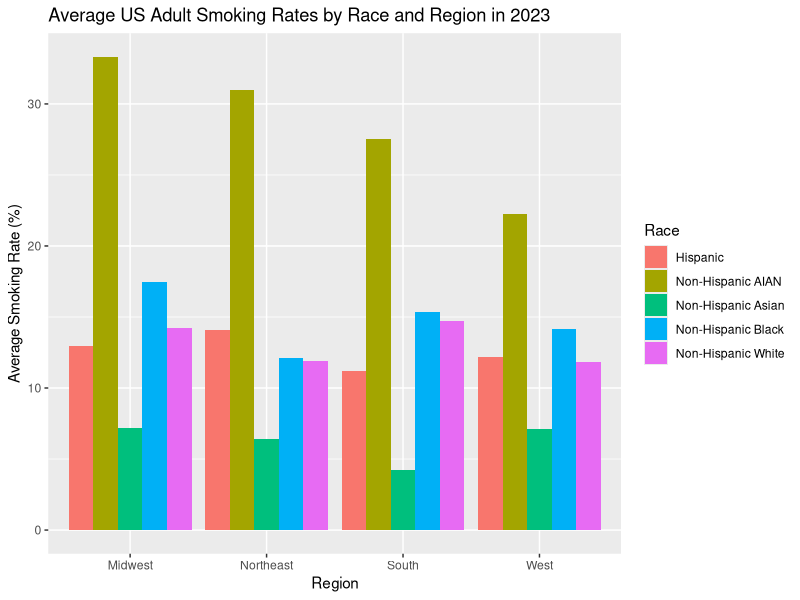
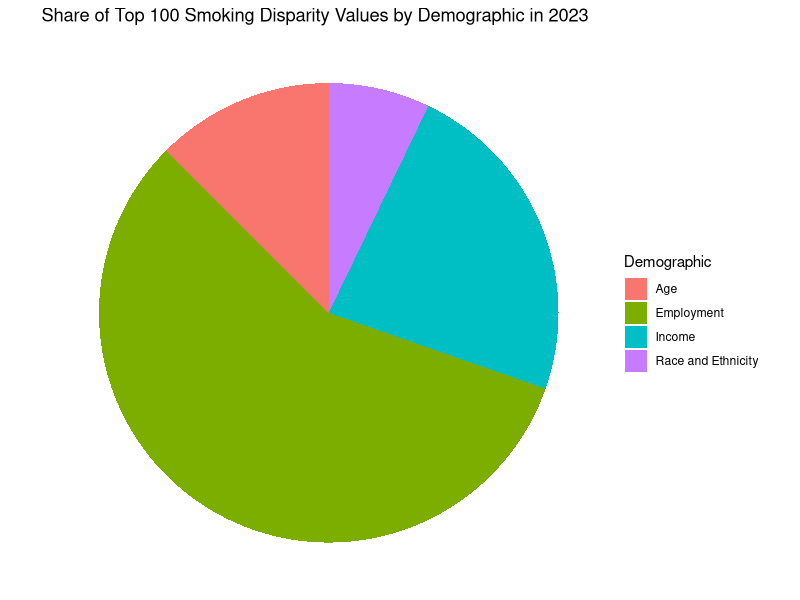

These charts were generated, in order, by the following R code:
## ---- chunk 1
knitr::opts_chunk$set(echo = TRUE)
library(tidyverse)

## ---- chunk 2

age <- read_csv("data/Age-Related_Disparities_in_Cigarette_Smoking_Among_Adults_20251101.csv")

employment <- read_csv("data/Employment-Related_Disparities_in_Cigarette_Smoking_Among_Adults_20251101.csv")

income <- read_csv("data/Income-Related_Disparities_in_Cigarette_Smoking_Among_Adults_20251101.csv")

m_health <- read_csv("data/Mental_Health-Related_Disparities_in_Cigarette_Smoking_Among_Adults_20251101.csv")

race <- read_csv("data/Race_and_Ethnic_Disparities_in_Cigarette_Smoking_Among_Adults_20251101.csv")

## ---- chunk 3
# Merging all tables into one. This only requires bind_rows since all variable names are the same across all five tables.

tobacco_chr <- bind_rows(age, employment, income, m_health, race)
## ---- chunk 4
# Converting quantitative variables to numeric datatypes

tobacco <- tobacco_chr |>
  mutate(across(c(`Cigarette Use Prevalence % (Focus group)`,
                   `Cigarette Use Prevalence % (Reference group)`,
                   `Disparity Value`),
                as.numeric))
## ---- chunk 5
n_distinct(tobacco$`Tobacco Use`)

# The "tobacco use" column is useless since it only says "Cigarette Use Among Adults". Therefore let's get rid of it.
tobacco <- tobacco |>
  select(-`Tobacco Use`)
## ---- chunk 6
tobacco <- tobacco |>
  group_by(`Year`,
           `State`,
           `Demographic`,
           `Comparing (Focus group)`,
           `Cigarette Use Prevalence % (Focus group)`)|>
  mutate(`Mean Disparity Value (Focus Group)` = mean(`Disparity Value`))

# Creating a new column which assigns each state to a designated region based on the Census Regions and Divisions of the United States.

tobacco_region <- tobacco |>
  mutate(
    region = case_when(
      State %in% c(
        "Maine","New Hampshire","Vermont","Massachusetts","Rhode Island","Connecticut",
        "New York","New Jersey","Pennsylvania"
      ) ~ "Northeast",
      
      State %in% c(
        "Ohio","Indiana","Illinois","Michigan","Wisconsin",
        "Minnesota","Iowa","Missouri","North Dakota","South Dakota","Nebraska","Kansas"
      ) ~ "Midwest",
      
      State %in% c(
        "Delaware","Maryland","District of Columbia","Virginia","West Virginia",
        "North Carolina","South Carolina","Georgia","Florida",
        "Kentucky","Tennessee","Mississippi","Alabama",
        "Oklahoma","Texas","Arkansas","Louisiana"
      ) ~ "South",
      
      State %in% c(
        "Idaho","Montana","Wyoming","Nevada","Utah","Colorado","Arizona","New Mexico",
        "Alaska","Washington","Oregon","California","Hawaii"
      ) ~ "West",))

tobacco_region

#To check for NA values.
tobacco_region |>
  filter(is.na(region))
## ---- chunk 7

tobacco_region |>
  filter(Year == 2022, Demographic == "Race and Ethnicity") |>
 
  group_by(Race = `Comparing (Focus group)`, region) |>
  summarize(race_mean = mean(`Cigarette Use Prevalence % (Focus group)`, na.rm = TRUE)) |>
 
  ggplot(aes(x = region, y = race_mean, fill = Race)) + geom_col(position = "dodge") +
  labs(title = "Average US Adult Smoking Rates by Race and Region in 2023",
       x = "Region", y = "Average Smoking Rate (%)", fill = "Race")

## ---- chunk 8

tobacco_region |>
  ungroup() |>
  filter(Year == 2023) |>
  select(`Demographic`,
         `region`,
         `Comparing (Focus group)`,
         `To (Reference group)`,
         `Disparity Value`) |>
  drop_na() |>
  slice_max(`Disparity Value`, n = 100) |>
  
  ggplot(aes(x = "", fill = Demographic)) +
  geom_bar(width = 1) +
  coord_polar(theta = "y") +
  labs(title = "Share of Top 100 Smoking Disparity Values by Demographic in 2023",
       x = NULL, y = NULL,
       fill = "Demographic") +
       theme_void()
